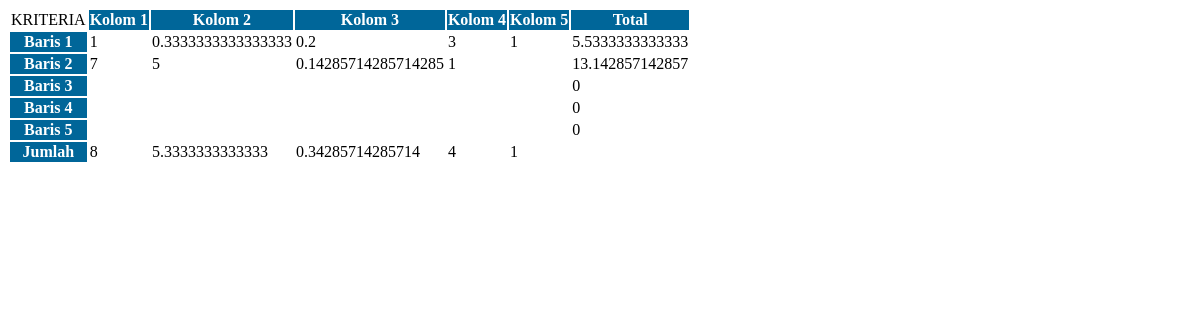
Page /fixarray.php on the earlier database version.
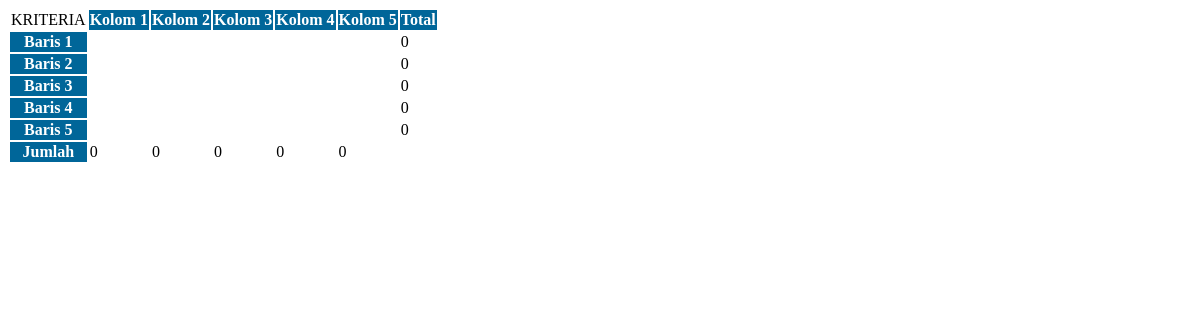
Same page on the later database version.
### tables this page shows
CREATE TABLE IF NOT EXISTS `temp_nilai` (
  `id` int(11) NOT NULL,
  `baris` int(11) NOT NULL,
  `kolom` int(11) NOT NULL,
  `nilai` double NOT NULL
);

### fixarray.php (the view, shortened to what this page needs)
<div class="col-md-4">
<?php require_once('Connections/koneksi.php');
$result=mysql_query('SELECT * FROM temp_nilai');
$angka = array();
while ($row=mysql_fetch_row($result)) {
    $angka[] = $row[3];
}
$no = 0;
?>
<table class="table table-striped table-hover table-bordered">
    <tr>
    	<td>KRITERIA</td>
    <?php for($i=1; $i <= 5; $i++){ ?>
        <th bgcolor="#006699"><span class="style1">Kolom <?= $i; ?></span> </th>
    <?php } ?>
        <th bgcolor="#006699"><span class="style1">Total</span></th>
    </tr>
<?php for($i=1; $i <= 5; $i++){ ?>
<tr>
<th bgcolor="#006699"><span class="style1">Baris <?= $i ?></span></th>
<?php for($j=1; $j<=5; $j++){ ?>
<td>
<?php
$angkabaru[$i][$j]=$angka[$no];
$angkabaru1[$j][$i]=$angkabaru[$i][$j];
echo $angkabaru[$i][$j];
?>
</td>
<?php
   $no++;
  }
?>
<td><?php
      $jumlah[$i]=array_sum($angkabaru[$i]);
      echo $jumlah[$i];
?></td>
<?php }
?>
</tr>
<tr>
<th bgcolor="#006699"><span class="style1">Jumlah</span></th>
<?php
for($i=1; $i <= 5; $i++){
      $jumlah[$i]=array_sum($angkabaru1[$i]);
	  ?>
      <td><?= $jumlah[$i]; ?></td>
<?php } ?>
    <td></td>
</tr>
</table>
</div>

Differences in the rows shown:
removed temp_nilai: baris "1", shown under "5.5333333333333"
removed temp_nilai: kolom "1", shown under "13.142857142857"
Other differences:
new list line: "Baris 4 0"
new list line: "Baris 5 0"
new list line: "0"
list line gone: "Baris 1 1 0.3333333333333333 0.2 3 5.5333333333333"
list line gone: "Baris 2 7 5 0.14285714285714285 13.142857142857"
list line gone: "8"
list line gone: "5.3333333333333"
list line gone: "0.34285714285714"
list line gone: "4"
list line gone: "1"
